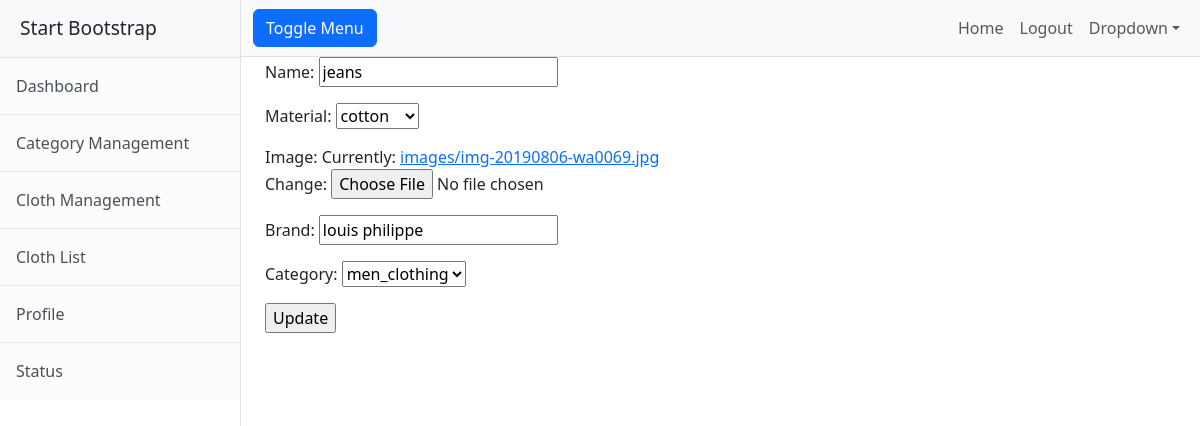
Page /cloths/3/change (signed in) on the committed database.
### yousta/models.py (models this page shows, shortened)
class Cloths(models.Model):
    name=models.CharField(max_length=200)
    options=(
        ("linen","linen"),
        ("cotton","cotton"),
        ("satin","satin"),
        ("nylon","nylon"),
        ("polyster","polyster"),
        ("silk","silk")
    )
    material=models.CharField(max_length=200,choices=options,default="cotton")
    image=models.ImageField(upload_to="images")
    brand=models.CharField(max_length=200)
    category=models.ForeignKey(Category,null=True,on_delete=models.SET_NULL)

class Category(models.Model):
    name=models.CharField(max_length=200,unique=True)
    is_active=models.BooleanField(default=True)
    def __str__(self):
        return self.name

### yousta/views.py (the view, shortened to what this page needs)
# urls.py: path("cloths/<int:pk>/change",ClothUpdateView.as_view(),name="cloth-change"),
@method_decorator(decs,name="dispatch")
class ClothUpdateView(UpdateView):
    template_name="yousta/cloth_edit.html"
    model=Cloths
    form_class=ClothAddForm
    success_url=reverse_lazy("cloth-list")

### yousta/forms.py
class ClothAddForm(forms.ModelForm):
    class Meta:
        model=Cloths
        fields="__all__"

### yousta/views.py (called while the page is built)
def signin_required(fn):
    def wrapper(request,*args,**kwargs):
        if not request.user.is_authenticated:
            messages.error(request,"invalid session!!!")
            return redirect("signin")
        else:
            return fn(request,*args,**kwargs)
    return wrapper

def is_admin(fn):
    def wrapper(request,*args,**Kwargs):
        if not request.user.is_superuser:
            messages.error(request,"permission denied for current user !!!")
            return redirect("signin")
        else:
           return fn(request,*args,**Kwargs)
    return wrapper

### yousta/templates/yousta/cloth_edit.html (shortened to what this page needs)
{%extends 'yousta/base.html'%}
{%block body_block%}
<div class="container">
    <form action="" method="post" enctype="multipart/form-data">
        {{form.as_p}}
        <input type="submit" value="Update">
    </form>
</div>
{%endblock%}

### rows in the picture
Cloths: name "jeans", material "cotton", brand "louis philippe", category "men_clothing"
